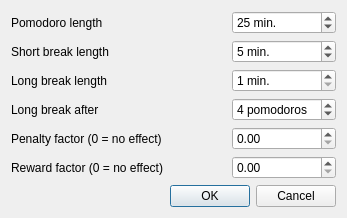
<?xml version="1.0" encoding="UTF-8"?>
<ui version="4.0">
 <class>QTomatoConfigDialog</class>
 <widget class="QDialog" name="QTomatoConfigDialog">
  <property name="geometry">
   <rect>
    <x>0</x>
    <y>0</y>
    <width>324</width>
    <height>209</height>
   </rect>
  </property>
  <property name="sizePolicy">
   <sizepolicy hsizetype="Preferred" vsizetype="Preferred">
    <horstretch>0</horstretch>
    <verstretch>0</verstretch>
   </sizepolicy>
  </property>
  <property name="windowTitle">
   <string>QTomato Configuration</string>
  </property>
  <property name="windowIcon">
   <iconset resource="QTomato.qrc">
    <normaloff>:/icons/res/tomato.svg</normaloff>:/icons/res/tomato.svg</iconset>
  </property>
  <property name="modal">
   <bool>true</bool>
  </property>
  <layout class="QGridLayout" name="gridLayout">
   <item row="0" column="0">
    <widget class="QLabel" name="pomodoroLengthLabel">
     <property name="text">
      <string>Pomodoro length</string>
     </property>
     <property name="buddy">
      <cstring>pomodoroLengthInput</cstring>
     </property>
    </widget>
   </item>
   <item row="0" column="1">
    <spacer name="horizontalSpacer">
     <property name="orientation">
      <enum>Qt::Horizontal</enum>
     </property>
     <property name="sizeHint" stdset="0">
      <size>
       <width>58</width>
       <height>16</height>
      </size>
     </property>
    </spacer>
   </item>
   <item row="0" column="2">
    <widget class="QSpinBox" name="pomodoroLengthInput">
     <property name="suffix">
      <string> min.</string>
     </property>
     <property name="minimum">
      <number>1</number>
     </property>
     <property name="maximum">
      <number>60</number>
     </property>
     <property name="value">
      <number>25</number>
     </property>
    </widget>
   </item>
   <item row="1" column="0">
    <widget class="QLabel" name="shortBreakLengthLabel">
     <property name="text">
      <string>Short break length</string>
     </property>
     <property name="buddy">
      <cstring>shortBreakLengthInput</cstring>
     </property>
    </widget>
   </item>
   <item row="1" column="1">
    <spacer name="horizontalSpacer_2">
     <property name="orientation">
      <enum>Qt::Horizontal</enum>
     </property>
     <property name="sizeHint" stdset="0">
      <size>
       <width>58</width>
       <height>20</height>
      </size>
     </property>
    </spacer>
   </item>
   <item row="1" column="2">
    <widget class="QSpinBox" name="shortBreakLengthInput">
     <property name="suffix">
      <string> min.</string>
     </property>
     <property name="minimum">
      <number>1</number>
     </property>
     <property name="maximum">
      <number>60</number>
     </property>
     <property name="value">
      <number>5</number>
     </property>
    </widget>
   </item>
   <item row="2" column="0">
    <widget class="QLabel" name="longBreakLengthLabel">
     <property name="text">
      <string>Long break length</string>
     </property>
     <property name="buddy">
      <cstring>longBreakLengthInput</cstring>
     </property>
    </widget>
   </item>
   <item row="2" column="1">
    <spacer name="horizontalSpacer_3">
     <property name="orientation">
      <enum>Qt::Horizontal</enum>
     </property>
     <property name="sizeHint" stdset="0">
      <size>
       <width>58</width>
       <height>15</height>
      </size>
     </property>
    </spacer>
   </item>
   <item row="2" column="2">
    <widget class="QSpinBox" name="longBreakLengthInput">
     <property name="suffix">
      <string> min.</string>
     </property>
     <property name="minimum">
      <number>1</number>
     </property>
     <property name="maximum">
      <number>60</number>
     </property>
    </widget>
   </item>
   <item row="3" column="0">
    <widget class="QLabel" name="longBreakIntervalLabel">
     <property name="text">
      <string>Long break after</string>
     </property>
     <property name="buddy">
      <cstring>longBreakIntervalInput</cstring>
     </property>
    </widget>
   </item>
   <item row="3" column="1">
    <spacer name="horizontalSpacer_4">
     <property name="orientation">
      <enum>Qt::Horizontal</enum>
     </property>
     <property name="sizeHint" stdset="0">
      <size>
       <width>58</width>
       <height>16</height>
      </size>
     </property>
    </spacer>
   </item>
   <item row="3" column="2">
    <widget class="QSpinBox" name="longBreakIntervalInput">
     <property name="suffix">
      <string> pomodoros</string>
     </property>
     <property name="maximum">
      <number>10</number>
     </property>
     <property name="value">
      <number>4</number>
     </property>
    </widget>
   </item>
   <item row="4" column="0">
    <widget class="QLabel" name="penaltyFactorLabel">
     <property name="text">
      <string>Penalty factor (0 = no effect)</string>
     </property>
     <property name="buddy">
      <cstring>penaltyFactorInput</cstring>
     </property>
    </widget>
   </item>
   <item row="4" column="1">
    <spacer name="horizontalSpacer_5">
     <property name="orientation">
      <enum>Qt::Horizontal</enum>
     </property>
     <property name="sizeHint" stdset="0">
      <size>
       <width>58</width>
       <height>20</height>
      </size>
     </property>
    </spacer>
   </item>
   <item row="4" column="2">
    <widget class="QDoubleSpinBox" name="penaltyFactorInput">
     <property name="maximum">
      <double>10.000000000000000</double>
     </property>
     <property name="singleStep">
      <double>0.250000000000000</double>
     </property>
    </widget>
   </item>
   <item row="5" column="0">
    <widget class="QLabel" name="rewardFactorLabel">
     <property name="text">
      <string>Reward factor (0 = no effect)</string>
     </property>
     <property name="buddy">
      <cstring>rewardFactorInput</cstring>
     </property>
    </widget>
   </item>
   <item row="5" column="1">
    <spacer name="horizontalSpacer_6">
     <property name="orientation">
      <enum>Qt::Horizontal</enum>
     </property>
     <property name="sizeHint" stdset="0">
      <size>
       <width>58</width>
       <height>20</height>
      </size>
     </property>
    </spacer>
   </item>
   <item row="5" column="2">
    <widget class="QDoubleSpinBox" name="rewardFactorInput">
     <property name="maximum">
      <double>10.000000000000000</double>
     </property>
     <property name="singleStep">
      <double>0.250000000000000</double>
     </property>
    </widget>
   </item>
   <item row="6" column="1">
    <spacer name="verticalSpacer">
     <property name="orientation">
      <enum>Qt::Vertical</enum>
     </property>
     <property name="sizeHint" stdset="0">
      <size>
       <width>20</width>
       <height>85</height>
      </size>
     </property>
    </spacer>
   </item>
   <item row="7" column="1" colspan="2">
    <widget class="QDialogButtonBox" name="buttonBox">
     <property name="orientation">
      <enum>Qt::Horizontal</enum>
     </property>
     <property name="standardButtons">
      <set>QDialogButtonBox::Cancel|QDialogButtonBox::Ok</set>
     </property>
    </widget>
   </item>
  </layout>
 </widget>
 <tabstops>
  <tabstop>pomodoroLengthInput</tabstop>
  <tabstop>shortBreakLengthInput</tabstop>
  <tabstop>longBreakLengthInput</tabstop>
  <tabstop>longBreakIntervalInput</tabstop>
  <tabstop>penaltyFactorInput</tabstop>
  <tabstop>rewardFactorInput</tabstop>
  <tabstop>buttonBox</tabstop>
 </tabstops>
 <resources>
  <include location="QTomato.qrc"/>
 </resources>
 <connections>
  <connection>
   <sender>buttonBox</sender>
   <signal>accepted()</signal>
   <receiver>QTomatoConfigDialog</receiver>
   <slot>accept()</slot>
   <hints>
    <hint type="sourcelabel">
     <x>248</x>
     <y>254</y>
    </hint>
    <hint type="destinationlabel">
     <x>157</x>
     <y>274</y>
    </hint>
   </hints>
  </connection>
  <connection>
   <sender>buttonBox</sender>
   <signal>rejected()</signal>
   <receiver>QTomatoConfigDialog</receiver>
   <slot>reject()</slot>
   <hints>
    <hint type="sourcelabel">
     <x>316</x>
     <y>260</y>
    </hint>
    <hint type="destinationlabel">
     <x>286</x>
     <y>274</y>
    </hint>
   </hints>
  </connection>
 </connections>
</ui>
